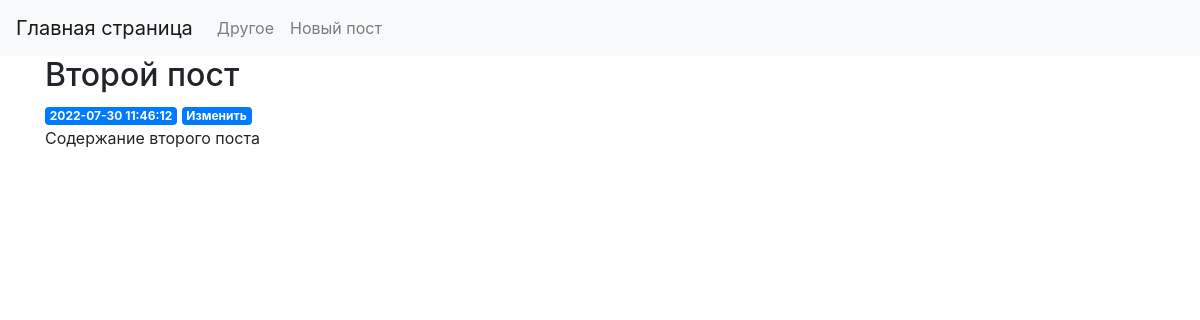
Screenshot of /post/2 with the database file from the repository.
### model.py (models this page shows)
class Posts(db.Model):
    id = db.Column(db.Integer, primary_key=True)
    created = db.Column(db.DateTime, default=datetime.now())
    title = db.Column(db.Text)
    content = db.Column(db.Text)

### views/post_with_orm.py (the view)
@post.route('/post/<int:post_id>')
def show_post(post_id):
    post_ = Posts.query.filter_by(id=post_id).first()
    if not post_:
        abort(404)
    return render_template('post.html', post=post_)

### templates/post.html
{% extends 'base.html' %}
{% block content %}
    <h2>{% block title %} {{ post['title'] }} {% endblock %}</h2>
    <span class="badge badge-primary">{{ post['created'] }}</span>
    <a href="{{ url_for('post_with_orm.edit_post', post_id=post['id']) }}">
        <span class="badge badge-primary" style="color: white">Изменить</span>
    </a>
    <p>{{ post['content'].replace('\r\n', '<br>') | safe }}</p>
{% endblock %}

### rows the page displays
Posts: title "Второй пост", created "2022-07-30 11:46:12", content.replace "Содержание второго поста"
